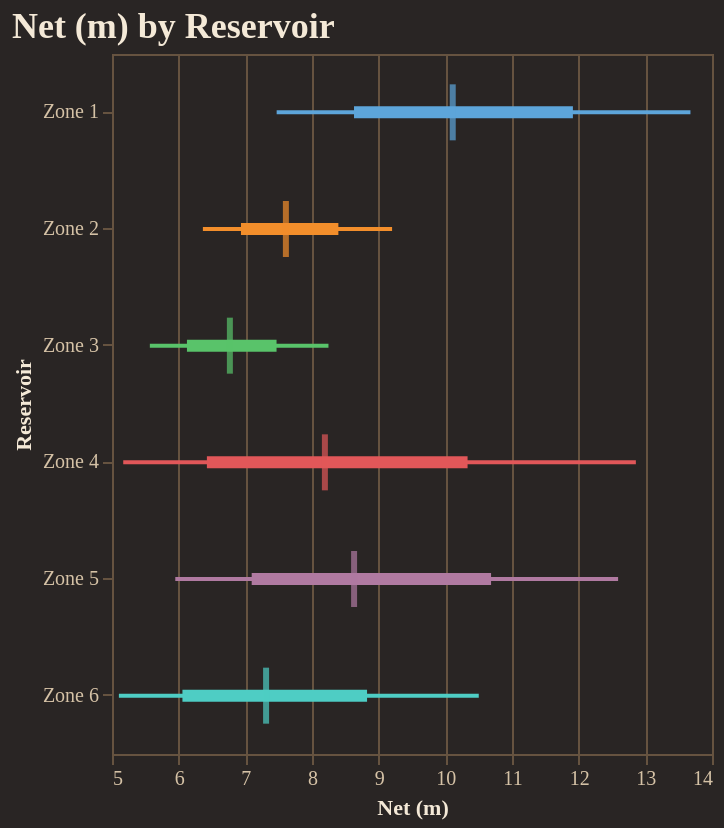

Here is the notebook cell this chart was saved with:
### Code cell
fig = reporter.plotter.forest_plot(
    "Net (m)", 
    backend=PLOTTING_BACKEND
)
fig.show()

### Figure 1 — Vega-Lite specification as saved in the notebook (floating-point values rounded to 4 significant figures)
{"config": {"background": "#292524", "view": {"fill": "#292524", "stroke": "#665340"}, "title": {"color": "#f4e9d7", "font": "Merriweather", "fontSize": 18, "fontWeight": 600, "subtitleColor": "#d5c2a6", "anchor": "start"}, "axis": {"domainColor": "#665340", "gridColor": "#665340", "tickColor": "#665340", "labelColor": "#d5c2a6", "titleColor": "#f4e9d7", "labelFont": "Merriweather", "titleFont": "Merriweather"}, "legend": {"titleColor": "#f4e9d7", "labelColor": "#d5c2a6", "labelFont": "Merriweather", "titleFont": "Merriweather", "orient": "top-right", "symbolType": "circle"}, "header": {"labelColor": "#d5c2a6", "titleColor": "#f4e9d7", "labelFont": "Merriweather", "titleFont": "Merriweather"}, "mark": {"color": "#c78d3b"}, "line": {"color": "#c78d3b"}, "bar": {"color": "#c78d3b"}, "point": {"color": "#ddb06d"}, "area": {"color": "#c78d3b", "opacity": 0.35}, "text": {"color": "#f4e9d7", "font": "Merriweather"}, "range": {"category": ["#5DA5DA", "#F28E2B", "#59C36A", "#E15759", "#B07AA1", "#4ECDC4", "#FF9DA7", "#EDC948"]}}, "layer": [{"mark": {"type": "rule", "strokeWidth": 2}, "encoding": {"color": {"field": "group", "legend": null, "type": "nominal"}, "x": {"field": "p10", "scale": {"zero": false}, "title": "Net (m)", "type": "quantitative"}, "x2": {"field": "p90"}, "y": {"field": "group", "sort": ["Zone 1", "Zone 2", "Zone 3", "Zone 4", "Zone 5", "Zone 6"], "title": "Reservoir", "type": "nominal"}}}, {"mark": {"type": "rule", "strokeWidth": 6}, "encoding": {"color": {"field": "group", "legend": null, "type": "nominal"}, "x": {"field": "p25", "scale": {"zero": false}, "title": "Net (m)", "type": "quantitative"}, "x2": {"field": "p75"}, "y": {"field": "group", "sort": ["Zone 1", "Zone 2", "Zone 3", "Zone 4", "Zone 5", "Zone 6"], "title": "Reservoir", "type": "nominal"}}}, {"mark": {"type": "tick", "color": "black", "size": 28, "thickness": 3}, "encoding": {"color": {"field": "group", "legend": null, "type": "nominal"}, "tooltip": [{"field": "group", "title": "Group", "type": "nominal"}, {"field": "p10", "title": "P10", "type": "quantitative"}, {"field": "p25", "title": "P25", "type": "quantitative"}, {"field": "median", "title": "Median", "type": "quantitative"}, {"field": "p75", "title": "P75", "type": "quantitative"}, {"field": "p90", "title": "P90", "type": "quantitative"}], "x": {"field": "median", "scale": {"zero": false}, "title": "Net (m)", "type": "quantitative"}, "y": {"field": "group", "sort": ["Zone 1", "Zone 2", "Zone 3", "Zone 4", "Zone 5", "Zone 6"], "title": "Reservoir", "type": "nominal"}}}], "data": {"name": "data-8fabe4e3127a5ee72d7aaa433f4f27a9"}, "height": 350, "title": "Net (m) by Reservoir", "width": "container", "$schema": "https://vega.github.io/schema/vega-lite/v5.20.1.json", "datasets": {"data-8fabe4e3127a5ee72d7aaa433f4f27a9": [{"group": "Zone 1", "p10": 7.47, "p25": 8.63, "median": 10.11, "p75": 11.91, "p90": 13.68}, {"group": "Zone 2", "p10": 6.363, "p25": 6.934, "median": 7.608, "p75": 8.396, "p90": 9.201}, {"group": "Zone 3", "p10": 5.568, "p25": 6.124, "median": 6.768, "p75": 7.468, "p90": 8.247}, {"group": "Zone 4", "p10": 5.168, "p25": 6.423, "median": 8.193, "p75": 10.33, "p90": 12.86}, {"group": "Zone 5", "p10": 5.949, "p25": 7.095, "median": 8.631, "p75": 10.69, "p90": 12.59}, {"group": "Zone 6", "p10": 5.103, "p25": 6.057, "median": 7.311, "p75": 8.826, "p90": 10.5}]}}
